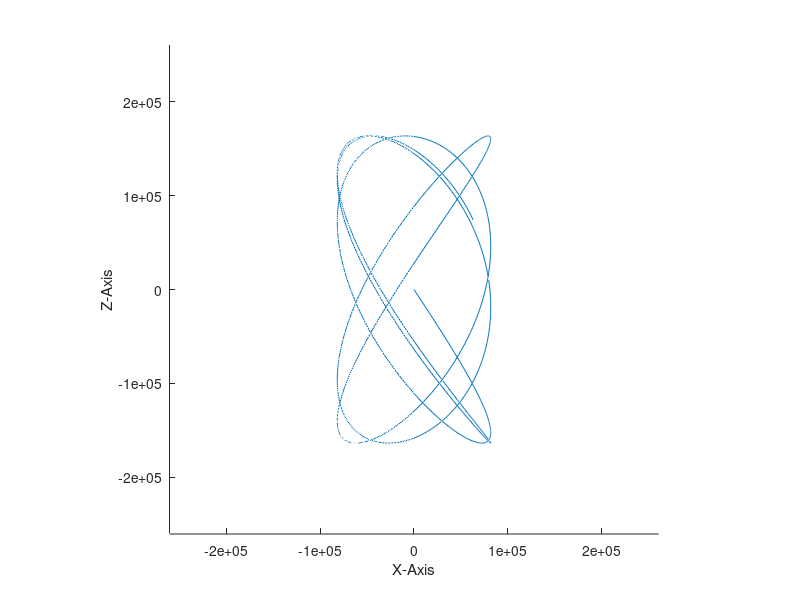
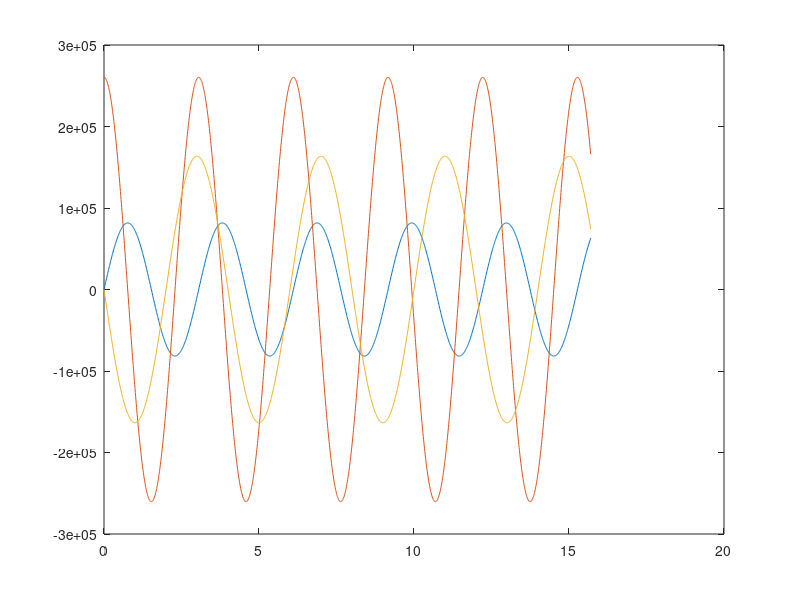
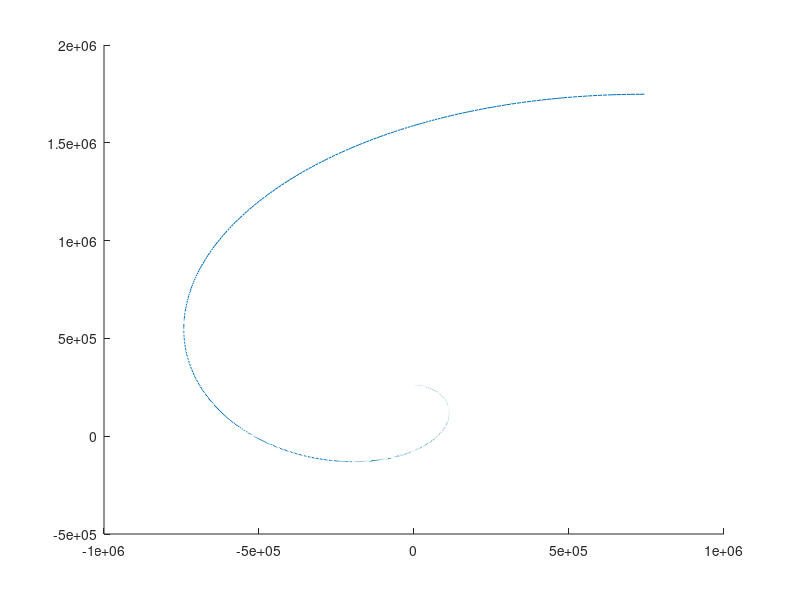

These figures' MATLAB source, in order:
function Run()

%  The purpose of this function is to make sure the canonical units in the
%  orbit dynamics is implemented correcty.  To test that, try propagation
%  with and without non-dimensionalization, and compare solutions.

global mode 

%% Configure initial state
A     = 3.9045;
omXY  = 2.0570;
omZ   = 1.9851;
k     = -0.3138;
cnt   = 0;
AU    = 149597871;
%  Specific liss properties
aXY   = 260285.777055646;
aZ    = 163495.200129871;
phiXY = pi/2;
phiZ  = pi/2;
for time = 0:.01:5*pi
    cnt     =  cnt + 1;
    t(cnt)  = time;
    x(cnt)  =  aXY*k*cos(omXY*time + phiXY);
    y(cnt)  =  aXY*sin(omXY*time + phiXY);
    z(cnt)  =  aZ*cos(phiZ*time + phiZ);
    vx(cnt) = -aXY*k*omXY*sin(omXY*time + phiXY);
    vy(cnt) =  aXY*omXY*cos(omXY*time + phiXY);
    vz(cnt) = -aZ*phiZ*sin(omZ*time + phiZ);
end
figure(1)
plot3(x,y,z);
view([1 0 0]); axis equal; drawnow;
y0 = [x(1) y(1) z(1) vx(1) vy(1) vz(1)]';
view([1 0 0]);
xlabel('X-Axis'); ylabel('Y-Axis'); zlabel('Z-Axis');
figure(2);
plot(t,x,t,y,t,z);

muE  = 398600.4415;
muS  = 132712440017.99;
mE   = 3.003571e-06;
mS   = 1 - mE;
mu   = mE;
mode = 1;
if mode == 1
    DU  = AU;
    TU  = 806.810991306733;
    MU  = muE + muS;
else
    DU  = 1;
    TU  = 1;
    MU  = 1;
end

%  Dimensional Quantities
% circRad     = 6900;
% meanMotion  = sqrt(mu/circRad^3);
% rv0         = [circRad 0 0]';
% vv0         = [0 sqrt(mu/circRad) 0]'*1000;
 m0          = 1250/MU;

odeOpt      = odeset('RelTol',1e-9,'AbsTol',1e-9);
[tVec,xVec] = ode45(@PathFunction,[0 pi],[y0; m0],odeOpt );

figure(10)
plot3(xVec(:,1),xVec(:,2),xVec(:,3));
view([0 0 1]);

xVec(:,1:3) = xVec(:,1:3)*DU;
xVec(:,4:6) = xVec(:,4:6)*DU/TU;
xVec(:,7)   = xVec(:,7)*MU;

xVec(end,:)

function [Xdot] = PathFunction(t,X)

global mode 

%  Hard code the control for now
sqrt3 = 1/sqrt(3);
U     = [sqrt3 sqrt3 sqrt3]';

%%  Define constants
if mode == 1
    DU  = 149597871;;
    TU  = 806.810991306733;
    MU  = 1000;
else
    DU  = 1;
    TU  = 1;
    MU  = 1;
end

mu  = 398600.4415*TU^2/DU^3;
g   = (9.81/1000)*TU*TU/DU;
T   = 0*(100/1000)*TU*TU/DU/MU;  % kg*km/s^2;
Isp = 300/TU;

mu  = 3.003571e-06;

%%  Extract state and control components
rv  = X(1:3,1);
vv  = X(4:6,1);
m   = X(7,1);
uv  = U(1:3,1);
x   = rv(1,1);
y   = rv(2,1);
z   = rv(3,1);
vx  = vv(1,1);
vy  = vv(2,1);
vz  = vv(3,1);

%%  Compute the dynamics
%  The CRTBP dynamcis
d1 = sqrt((x + mu)^2 + y^2 + z^2);
d2 = sqrt((x - 1 + mu)^2 + y^2 + z^2);
A  = (1 - mu)/d1^3 + mu/d2^3;
ax =  2*vy + (1 + 2*A)*vx;
ay = -2*vx + (1 - A)*vy;
az = -A*vz;

%%  Compute the dynamics
dynFunctions(1:3,1) = vv ;
dynFunctions(4:6,1) = [ax;ay;az] + T/m*uv;
dynFunctions(7,1)   = -T/Isp/g;
obj.dynFunctions    = dynFunctions;
Xdot                = dynFunctions;

%%  Compute the algebraic path functions.
% This is constant thrust constraint
obj.algFunctions = uv(1)*uv(1) + uv(2)*uv(2) + uv(3)*uv(3) - T;
